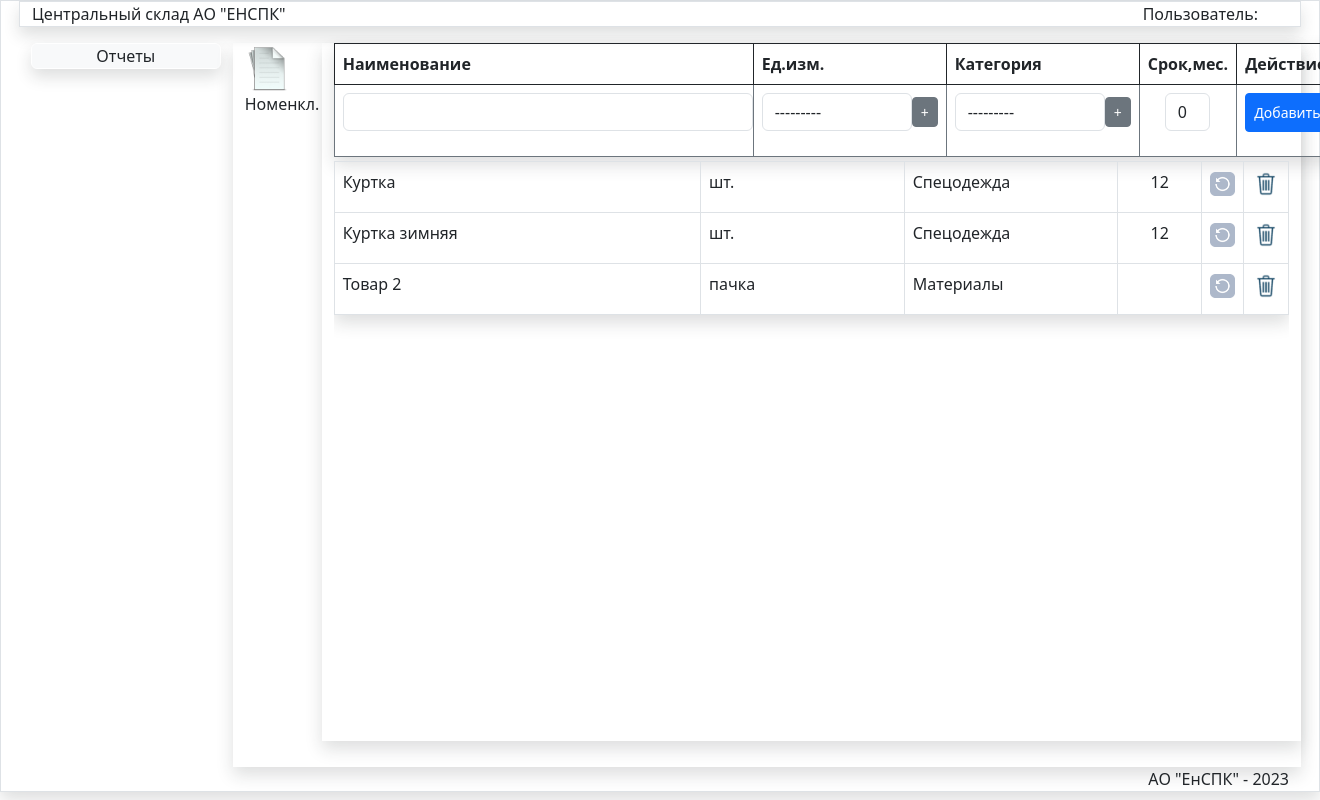
Screenshot of /nom/ with the database file from the repository.
### store/models.py (models this page shows, shortened)
class Nom(models.Model):
    title = models.CharField(max_length=150, verbose_name='Наименование', unique=True)
    izm=models.ForeignKey(Unit,verbose_name='Ед.изм.',on_delete=models.PROTECT)
    category = models.ForeignKey(Category, verbose_name='Категория', on_delete=models.PROTECT)
    srok=models.IntegerField(blank=True,default=0)
    updated_at = models.DateTimeField(auto_now=True, verbose_name='Создан')
    created_at = models.DateTimeField(auto_now_add=True, verbose_name='Обновлен')
    class Meta:
        verbose_name = 'Номенклатура'
        verbose_name_plural = 'Номенклатура'
        ordering = ['title', ]

class Unit(models.Model):
    title = models.CharField(max_length=100,verbose_name='Наименование',unique=True)
    def __str__(self):
        return self.title
    class Meta:
        verbose_name='Единица измерения'
        verbose_name_plural='Единицы измерения'
        ordering=['title',]

class Category(models.Model):
    title = models.CharField(max_length=100, verbose_name='Наименование категории',unique=True)
    def __str__(self):
        return self.title
    class Meta:
        verbose_name='Категория'
        verbose_name_plural='Категории'
        ordering=['title',]

### store/views.py (the view)
# urls.py: path('nom/', NomList, name='NomList'),
def NomList(request):
   unit=Nom.objects.all()
   if request.method == 'POST':
       form=NomForm(request.POST)
       form2=UnitForm(request.POST)
       print(request.POST)
       if form.is_valid():
           form.save()
           return redirect('NomList')
       if form2.is_valid():
           form2.save()
           return redirect('NomList')
   else:
       form=NomForm()
       form2=UnitForm()
       return render(request,'store/spr/NomList.html',{'title':"Номенклатура",'unit':unit,'form':form,'form2':form2,
   'btn_caption': 'Добавить', 'brd_class': 'border-secondary',
   'btn_class': 'btn-primary', 'pic_label': 'Номенкл.',
   'base_url': 'NomList', 'update_url': 'NomUpdate',
   'delete_url': 'NomDelete'})

### store/forms.py
class NomForm(forms.ModelForm):
   class Meta:
      model = Nom
      fields = ['title','izm','category','srok']
      widgets = {
    'title': forms.TextInput(attrs={'class': 'form-control', 'style': 'width:410px;','id':'idtitle'}),
    'izm': forms.Select(attrs={'class': 'form-control', 'style': 'width:150px;margin:0;','id':'idizm'}),
    'category': forms.Select(attrs={'class': 'form-control', 'style': 'width:150px;','id':'idcat'}),
     'srok': forms.TextInput(attrs={'class': 'form-control', 'style': 'width:45px;padding-right:0;margin-left:15px;','id':'idsrok'}),
         }

class UnitForm(forms.ModelForm):
   class Meta:
      model = Unit
      fields = ['title']
      widgets = {
      'title': forms.TextInput(attrs={'class':'form-control','style':'width:955px;','id':'idtitle'}),
      }

### store/templates/store/spr/NomList.html (shortened to what this page needs)
{% extends 'store/menu.html' %}
{% load static %}
{% block DataArea %}
<form action="" method="post" id="nom-form">
<div class="row">
    <div class="col-md-1  "><img src="{% static '/images/report.png' %}" class="miniature_sprav mt-1 ">{{pic_label}}
    </div>
<div class="col-md-11 mx-auto shadow ">
<table class="table  shadow mb-1">
 <thead>
    <tr >
        <th class="border border-dark" style="width:435px;" >Наименование</th>
        <th colspan="2" class="border border-dark border-end-0" >Ед.изм.</th>
        <th class="border border-dark border-start-0" ></th>
        <th class="border border-dark border-end-0" >Категория</th>
        <th class="border border-dark border-start-0" ></th>
        <th class="border border-dark" title="Только для спецодежды" style="width:40px;">Срок,мес.</th>
        <th class=" border border-dark" colspan="2">Действие</th>
    </tr>
 </thead>
    <div>
    <td class=" {{brd_class}} border border-end-0 " style="padding-right:0px;"  > {{ form.title}} </td>
    <td class="{{brd_class}}  border border-end-0" colspan="2" style="padding-right:0px;"> {{form.izm}}</td>
        <td style="padding-left:0; " class=" {{brd_class}} border border-start-0"><a href="#" class="btn btn-secondary btn-sm mt-1" style="height:30px;" >+</a></td>
     <td class=" {{brd_class}} border border-end-0" style="padding-right:0px;"> {{ form.category}}</td>
     <td style="padding-left:0;" class=" {{brd_class}} border border-start-0"><a href="#" class="btn btn-secondary btn-sm mt-1" style="height:30px;" >+</a></td>
     <td style="padding-right:0;padding-left:10px;" class=" {{brd_class}} border text-center " title="Только для спецодежды" > {{ form.srok}}</td>
<td class="pt-2 border {{brd_class}} "> <button type="submit" class="btn {{btn_class}} btn btn-sm mb-3 pt-2 pb-2 bt-3 " form="mainform"  >
    {{btn_caption}}</button>
</form>
<div class="scrolltable2">
<table class="table shadow table-bordered mt-0">
<tbody>
    {% for item in unit %}
<tr>
<td style="width:435px;">
<a href="{% url update_url item.pk %}" class=" text-dark  ">{{item.title}}</a>
</td>
<td style="width:237px;">{{item.izm}}</td>
 <td style="width:237px;">{{item.category}}</td>
 <td style="width:95px;" class="text-center">
{% if item.srok != 0 %}
      {{item.srok}}
      {% endif %}
</td>
    <td class="text-center align-middle" ><input data-sid="{{item.pk}}"  value="Update" type="image" src="{% static '/images/update.png' %}" width="25px" > </td>
<td class="text-center align-middle" ><input data-sid="{{item.pk}}" data-del="{{url_delete}}" class="btn-del " value="Delete" type="image" src="{% static '/images/del.png' %}" width="28px"> </td>
</tr>
{% endfor %}
</tbody>
</table>
</div>
</div>
</div>
{% endblock DataArea %}

### store/static/css/my.css (style rules this page uses)
a { text-decoration:none; }
.scrolltable2 { display:block; overflow-y: auto; height:72.5vh; }
.miniature_sprav { width:45px; float:left; }

### rows the page displays
Nom: title "Куртка", izm "шт.", category "Спецодежда", srok "12"
Nom: title "Куртка зимняя", izm "шт.", category "Спецодежда", srok "12"
Nom: title "Товар 2", izm "пачка", category "Материалы"

### other values shown
{{ pic_label }} "Номенкл."
{{ btn_caption }} "Добавить"
